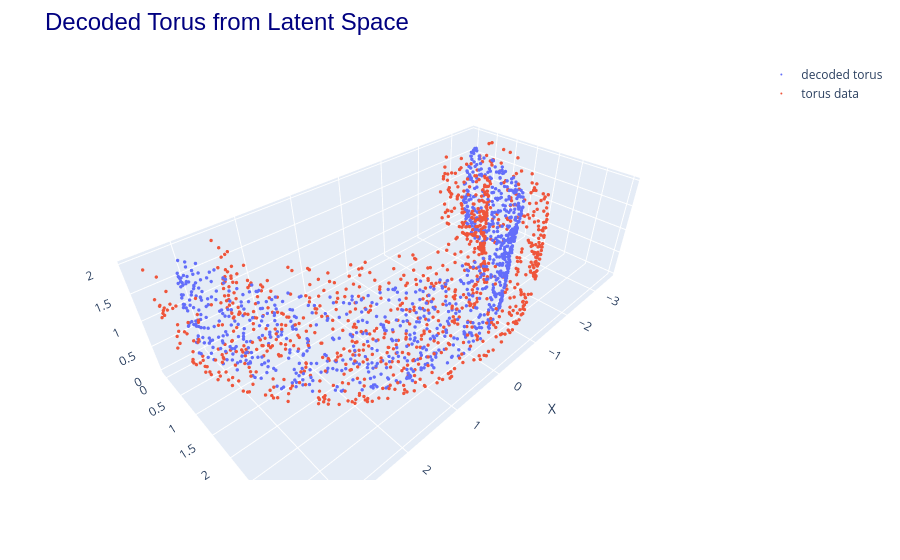

Here is the notebook cell this chart was saved with:
### Code cell
z_sample = torch.rand(1000, ae.z_dim).to(device)
x_sample_t = ae.decode(z_sample)
x_sample = x_sample_t.detach().cpu().numpy()
util.plot3d([(x_sample, "decoded torus"), (torus_data[0:1000], "torus data")], title="Decoded Torus from Latent Space")

### Figure 1 — Plotly figure (JSON) as saved in the notebook; plotly's stock layout.template omitted (floating-point values rounded to 4 significant figures; data arrays with more than 128 entries replaced by an {"elided": "..."} marker saying what was removed)
{"data": [{"line": {"width": 8}, "marker": {"size": 2}, "mode": "markers", "name": "decoded torus", "type": "scatter3d", "x": {"elided": "1000 float values"}, "y": {"elided": "1000 float values"}, "z": {"elided": "1000 float values"}}, {"line": {"width": 8}, "marker": {"size": 2}, "mode": "markers", "name": "torus data", "type": "scatter3d", "x": {"elided": "1000 float values"}, "y": {"elided": "1000 float values"}, "z": {"elided": "1000 float values"}}], "layout": {"margin": {"t": 60}, "scene": {"aspectmode": "data", "xaxis": {"title": {"text": "X"}}, "yaxis": {"title": {"text": "Y"}}, "zaxis": {"title": {"text": "Z"}}}, "title": {"font": {"color": "navy", "family": "Arial", "size": 24}, "text": "Decoded Torus from Latent Space"}}}
